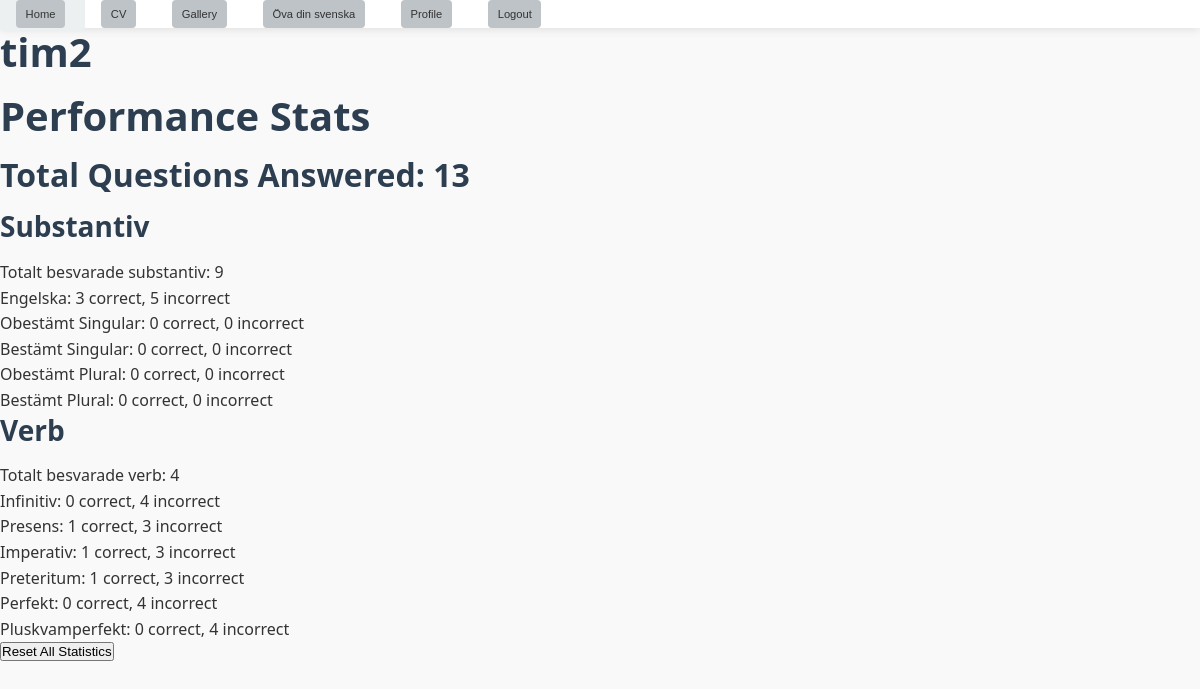
Before: /accounts/profile/ (signed in) with the older database file.
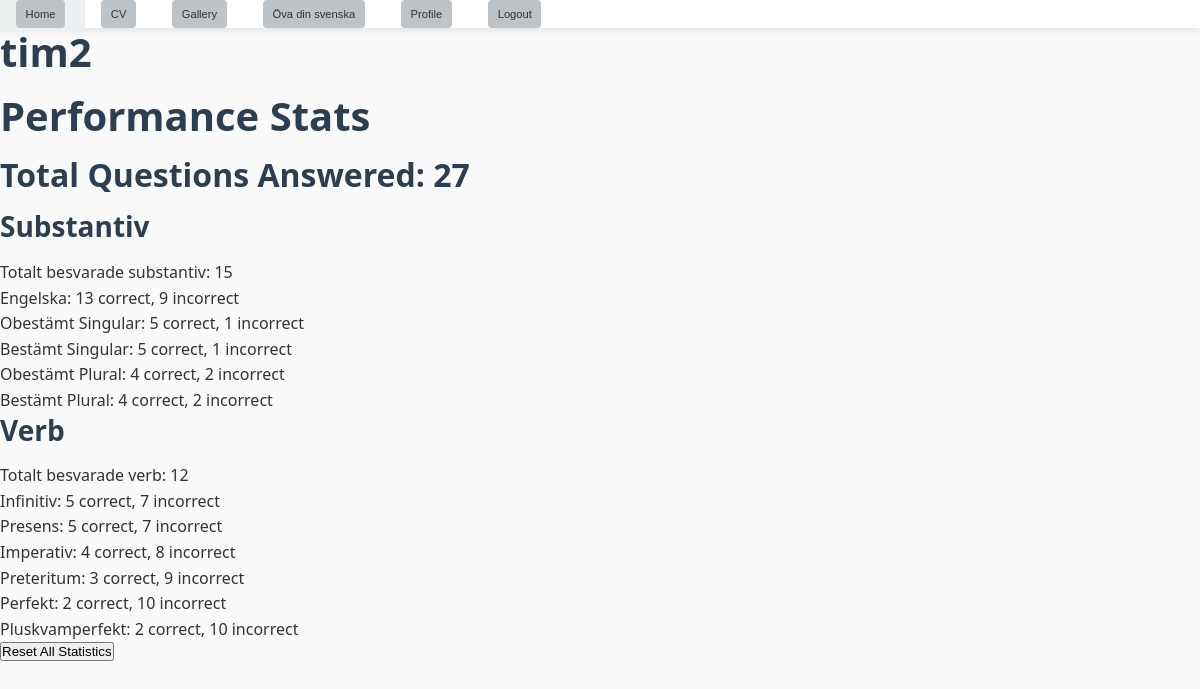
After: the same page with the newer database file.
### accounts/models.py (models this page shows, shortened)
class CustomUser(AbstractUser):
    total_answered = models.IntegerField(default=0)
    total_substantiv_answered = models.IntegerField(default=0)
    total_verb_answered = models.IntegerField(default=0)
    engelska_correct = models.IntegerField(default=0)
    engelska_incorrect = models.IntegerField(default=0)
    obestamt_singular_correct = models.IntegerField(default=0)
    obestamt_singular_incorrect = models.IntegerField(default=0)
    bestamt_singular_correct = models.IntegerField(default=0)
    bestamt_singular_incorrect = models.IntegerField(default=0)
    obestamt_plural_correct = models.IntegerField(default=0)
    obestamt_plural_incorrect = models.IntegerField(default=0)
    bestamt_plural_correct = models.IntegerField(default=0)
    bestamt_plural_incorrect = models.IntegerField(default=0)
    infinitiv_correct = models.IntegerField(default=0)
    infinitiv_incorrect = models.IntegerField(default=0)
    presens_correct = models.IntegerField(default=0)
    presens_incorrect = models.IntegerField(default=0)
    imperativ_correct = models.IntegerField(default=0)
    imperativ_incorrect = models.IntegerField(default=0)
    preteritum_correct = models.IntegerField(default=0)
    preteritum_incorrect = models.IntegerField(default=0)
    perfekt_correct = models.IntegerField(default=0)
    perfekt_incorrect = models.IntegerField(default=0)
    pluskvamperfekt_correct = models.IntegerField(default=0)
    pluskvamperfekt_incorrect = models.IntegerField(default=0)
    groups = models.ManyToManyField(
        'auth.Group',
        related_name='custom_user_set',
        blank=True,
        help_text='The groups this user belongs to.',
        verbose_name='groups'
    )
    user_permissions = models.ManyToManyField(
        'auth.Permission',
        related_name='custom_user_permissions_set',
        blank=True,
        help_text='Specific permissions for this user.',
        verbose_name='user permissions'
    )

### accounts/views.py (the view)
# urls.py: path('profile/', views.profile_view, name='profile'),
def profile_view(request):
    user = request.user
    return render(request, 'profile.html', {'user': user})

### accounts/templates/profile.html (shortened to what this page needs)
{% extends "base.html" %}
{% load static %}
{% block content %}
<body>
    <h1>{{ user.username }}</h1>
    <h1>Performance Stats</h2>
    <h2>Total Questions Answered: {{ user.total_answered }}</h2>
    <h3>Substantiv</h3>
    <ul>
        <li>Totalt besvarade substantiv: {{ user.total_substantiv_answered }}</li>
        <li>Engelska: {{ user.engelska_correct }} correct, {{ user.engelska_incorrect }} incorrect</li>
        <li>Obestämt Singular: {{ user.obestamt_singular_correct }} correct, {{ user.obestamt_singular_incorrect }} incorrect</li>
        <li>Bestämt Singular: {{ user.bestamt_singular_correct }} correct, {{ user.bestamt_singular_incorrect }} incorrect</li>
        <li>Obestämt Plural: {{ user.obestamt_plural_correct }} correct, {{ user.obestamt_plural_incorrect }} incorrect</li>
        <li>Bestämt Plural: {{ user.bestamt_plural_correct }} correct, {{ user.bestamt_plural_incorrect }} incorrect</li>
    </ul>
    <h3>Verb</h3>
    <ul>
        <li>Totalt besvarade verb: {{ user.total_verb_answered }}</li>
        <li>Infinitiv: {{ user.infinitiv_correct|default:0 }} correct, {{ user.infinitiv_incorrect|default:0 }} incorrect</li>
        <li>Presens: {{ user.presens_correct }} correct, {{ user.presens_incorrect }} incorrect</li>
        <li>Imperativ: {{ user.imperativ_correct }} correct, {{ user.imperativ_incorrect }} incorrect</li>
        <li>Preteritum: {{ user.preteritum_correct }} correct, {{ user.preteritum_incorrect }} incorrect</li>
        <li>Perfekt: {{ user.perfekt_correct }} correct, {{ user.perfekt_incorrect }} incorrect</li>
        <li>Pluskvamperfekt: {{ user.pluskvamperfekt_correct }} correct, {{ user.pluskvamperfekt_incorrect }} incorrect</li>
    </ul>
    <form method="post" action="{% url 'reset_stats' %}" onsubmit="return confirm('Are you sure you want to reset all your statistics? This action cannot be undone.');">
        <button type="submit">Reset All Statistics</button>
    </form>
</body>
{% endblock %}

### timpage/templates/base.html (shortened to what this page needs)
{% load static %}
<html lang="en-US">
    <head>
        <link rel="stylesheet" href="{% static 'base.css' %}">
    </head>
    <body>
        <header>
                <nav>
                    <a href="/">
                        <button class=nav-btn>Home</button>
                    </a>
                    <a href="{% url 'cv' %}">
                        <button class=nav-btn>CV</button>
                    </a>
                    <a href="{% url 'gallery' %}">
                        <button class=nav-btn>Gallery</button>
                    </a>
                    <a href="{% url 'game_start' %}">
                        <button class=nav-btn>Öva din svenska</button>
                    </a>
                    {% if user.is_authenticated %}
                        <a href="{% url 'profile' %}"><button class=nav-btn>Profile</button></a>
                    {% endif %}
                    {% if user.is_authenticated %}
                        <a href="{% url 'logout' %}"><button type="submit" class=nav-btn>Logout</button></a>
                    {% else %}
                        <a href="{% url 'login' %}"><button class=nav-btn>Login</button></a>
                        <a href="{% url 'signup' %}"><button class=nav-btn>Sign Up</button></a>
                    {% endif %}
                </nav>
        </header>
        <main>
            {% block content %}
            {% endblock %}
        </main>
    </body>
</html>

### timpage/static/base.css (style rules this page uses)
:root { --primary-color: #006AA7; --primary-hover: #6293af; --secondary-color: #FECC02; --secondary-hover: #ffdd57; --accent-color: #e74c3c; --accent-hover: #c0392b; --dark-color: #2c3e50; --light-color: #ecf0f1; --medium-color: #bdc3c7; --text-color: #333; --text-light: #7f8c8d; --border-radius: 4px; --box-shadow: 0 2px 10px rgba(0, 0, 0, 0.1); --transition: all 0.3s ease; }
* { margin: 0; padding: 0; box-sizing: border-box; }
html { font-size: 16px; scroll-behavior: smooth; }
body { font-family: 'Segoe UI', Tahoma, Geneva, Verdana, sans-serif; line-height: 1.6; color: var(--text-color); background-color: #f9f9f9; }
h1, h2, h3, h4, h5, h6 { line-height: 1.2; margin-bottom: 1rem; color: var(--dark-color); }
h1 { font-size: 2.5rem; }
h2 { font-size: 2rem; }
h3 { font-size: 1.75rem; }
a { color: var(--primary-color); text-decoration: none; transition: var(--transition); }
header { background-color: white; box-shadow: var(--box-shadow); position: sticky; top: 0; z-index: 100; }
nav a { color: var(--text-color); padding: 0.5rem 1rem; border-radius: var(--border-radius); transition: var(--transition); }
.nav-btn { display: inline-flex; align-items: center; justify-content: center; height: 28px; padding: 0 0.6rem; border: none; border-radius: var(--border-radius); color: var(--text-color); font-size: 0.7rem; background-color: var(--medium-color); cursor: pointer; transition: var(--transition); white-space: nowrap; box-sizing: border-box; }

Changed rows visible on the page:
changed CustomUser "tim2": total_answered "13" → "27"; total_substantiv_answered "9" → "15"; engelska_correct "3" → "13"; engelska_incorrect "5" → "9"; obestamt_singular_correct "0" → "5"; obestamt_singular_incorrect "0" → "1"; bestamt_singular_correct "0" → "5"; bestamt_singular_incorrect "0" → "1"; obestamt_plural_correct "0" → "4"; obestamt_plural_incorrect "0" → "2"; bestamt_plural_correct "0" → "4"; bestamt_plural_incorrect "0" → "2"; total_verb_answered "4" → "12"; infinitiv_correct "0" → "5"; infinitiv_incorrect "4" → "7"; presens_correct "1" → "5"; presens_incorrect "3" → "7"; imperativ_correct "1" → "4"; imperativ_incorrect "3" → "8"; preteritum_correct "1" → "3"; preteritum_incorrect "3" → "9"; perfekt_correct "0" → "2"; perfekt_incorrect "4" → "10"; pluskvamperfekt_correct "0" → "2"; pluskvamperfekt_incorrect "4" → "10"
